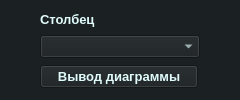
<?xml version="1.0" encoding="UTF-8"?>
<ui version="4.0">
 <class>Formp</class>
 <widget class="QWidget" name="Formp">
  <property name="geometry">
   <rect>
    <x>0</x>
    <y>0</y>
    <width>240</width>
    <height>100</height>
   </rect>
  </property>
  <property name="minimumSize">
   <size>
    <width>240</width>
    <height>100</height>
   </size>
  </property>
  <property name="maximumSize">
   <size>
    <width>240</width>
    <height>100</height>
   </size>
  </property>
  <property name="windowTitle">
   <string>Form</string>
  </property>
  <property name="styleSheet">
   <string notr="true">QWidget {
	color: #E0FBFC;
	background-color: #1b2022;
	font-size: 10pt;
	font-weight: 600;
}</string>
  </property>
  <widget class="QWidget" name="verticalLayoutWidget">
   <property name="geometry">
    <rect>
     <x>40</x>
     <y>10</y>
     <width>160</width>
     <height>80</height>
    </rect>
   </property>
   <layout class="QVBoxLayout" name="verticalLayout">
    <item>
     <widget class="QLabel" name="stolb">
      <property name="maximumSize">
       <size>
        <width>16777215</width>
        <height>17</height>
       </size>
      </property>
      <property name="text">
       <string>Столбец</string>
      </property>
     </widget>
    </item>
    <item>
     <widget class="QComboBox" name="add1"/>
    </item>
    <item>
     <widget class="QPushButton" name="conclusion">
      <property name="sizePolicy">
       <sizepolicy hsizetype="Maximum" vsizetype="Maximum">
        <horstretch>0</horstretch>
        <verstretch>0</verstretch>
       </sizepolicy>
      </property>
      <property name="maximumSize">
       <size>
        <width>158</width>
        <height>16777215</height>
       </size>
      </property>
      <property name="text">
       <string>Вывод диаграммы</string>
      </property>
     </widget>
    </item>
   </layout>
  </widget>
 </widget>
 <resources/>
 <connections/>
</ui>
